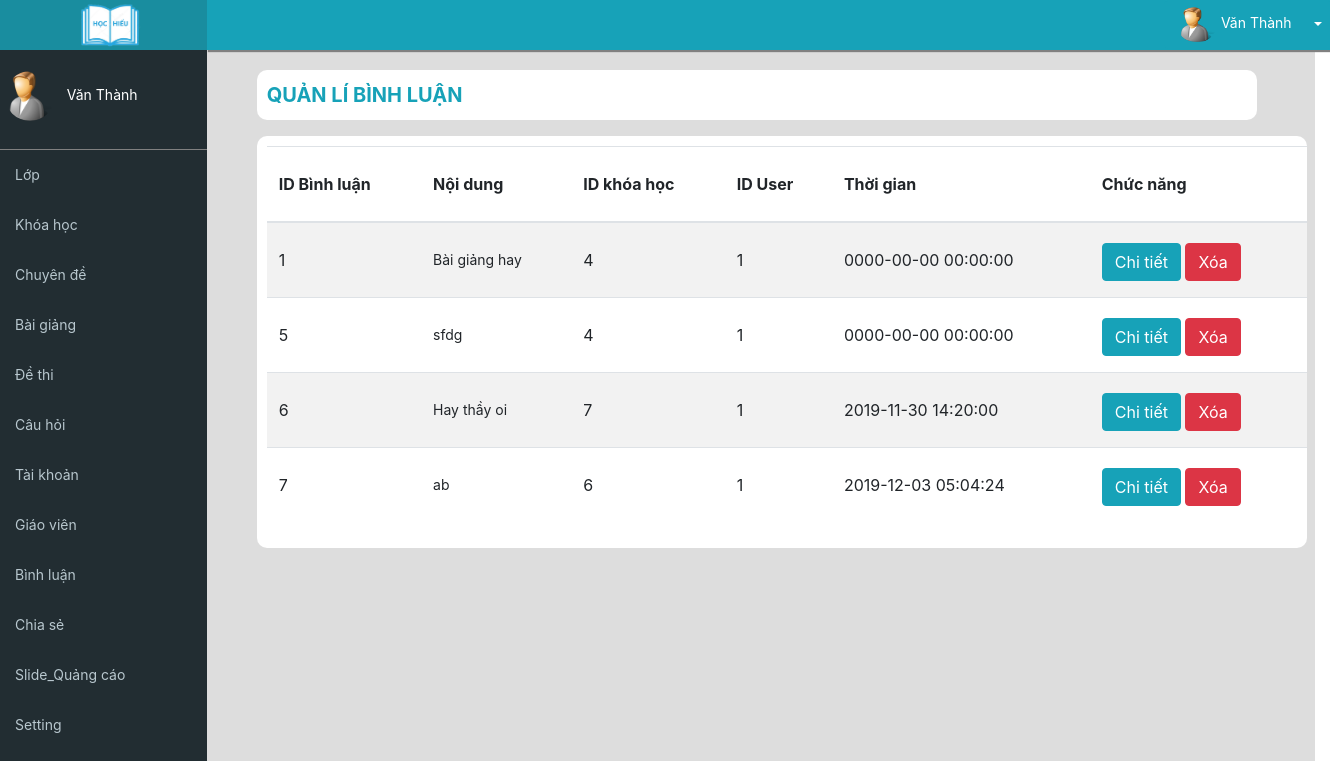
The app's page /admin/binhluan.php (signed in) with its own data.
### tables this page shows
CREATE TABLE `setting` (
  `logo` varchar(250) NOT NULL,
  `email` varchar(250) NOT NULL,
  `sdt` int(11) NOT NULL
);

CREATE TABLE `users` (
  `id_user` int(11) NOT NULL,
  `username` varchar(200) NOT NULL,
  `password` varchar(200) NOT NULL,
  `name` varchar(200) NOT NULL,
  `phone_numbers` int(11) NOT NULL,
  `email` varchar(200) NOT NULL,
  `birthday` date NOT NULL,
  `address` varchar(250) NOT NULL,
  `gender` int(11) NOT NULL,
  `image` varchar(250) NOT NULL,
  `role_id` int(11) NOT NULL,
  `status` int(11) NOT NULL
);

CREATE TABLE `comment` (
  `id_comment` int(11) NOT NULL,
  `id_course` int(11) NOT NULL,
  `date_time` datetime NOT NULL,
  `content` text NOT NULL,
  `id_user` int(11) NOT NULL
);

### commont/connect.php (called while the page is built, shortened)
<?php
$hostname='localhost';
$username='root';
$password='';
$database='duan1';
$options = array(PDO::MYSQL_ATTR_INIT_COMMAND => "SET NAMES utf8");
try
{
  $conn= new PDO("mysql:host=$hostname;dbname=$database",$username,$password,$options);
  $conn->setAttribute(PDO::ATTR_ERRMODE,PDO::ERRMODE_EXCEPTION);
		$sqlcomment="select * from comment  ";
		$querycomment=$conn->prepare($sqlcomment);
		$querycomment->execute();
		$rowcomment= $querycomment->fetchAll(PDO::FETCH_ASSOC);
		 $sqlsetting ="select * from setting ";
		$querysetting =$conn->prepare($sqlsetting);
		$querysetting->execute();
		$rowsetting = $querysetting->fetch(PDO::FETCH_ASSOC);
 function users($id){
	  global $conn;
		$sql="select * from users where id_user={$id} ";
		$query=$conn->prepare($sql);
		$query->execute();
		$row= $query->fetch(PDO::FETCH_ASSOC);
    return $row;
		}
  } catch(Exception $e){
	echo $e.getMessage();
}
 ?>

### admin/binhluan.php (the view, shortened to what this page needs)
<?php require "../commont/connect.php" ?>
<!DOCTYPE html>
<html>
<head>
	<link rel="stylesheet" href="cssadmin.css">
	<link rel="stylesheet" href="../public/css/bootstrap.min.css">
</head>
<body>
	<div class="w-100">
		<div class="row " style="width: 100%;height:800px">
 <?php include_once '../_share/admin/menu.php' ?>
		<div class="col-md-10" style="background: #ddd">
 <?php include_once '../_share/admin/header.php' ?>
			<div class="bodyad">
				<div class="thanbody">
				<p style="font-size: 20px;width:1000px;height:50px;background: white;line-height: 50px;padding-left: 10px;border-radius: 10px;color:#17a2b8;font-weight: bold"><?php if (isset($_GET['chitietbl'])){echo 'CHI TIẾT BÌNH LUẬN';}else {
					echo 'QUẢN LÍ BÌNH LUẬN';
				} ?>
				</p>
				<div class="noidung">
<?php if (!isset($_GET['chitietbl'])){ ?>
					<table class="table table-striped">
						<thead>
							<tr>
								<th>ID Bình luận</th>
								<th>Nội dung</th>
								<th>ID khóa học</th>
								<th>ID User</th>
								<th>Thời gian</th>
								<th colspan="3">Chức năng</th>
							</tr>
						</thead>
						<tbody>
							<?php foreach ($rowcomment as $value){?>
							<tr>
								<td><?php echo $value['id_comment']; ?></td>
								<td style="font-size: 14px"><?php echo $value['content']; ?></td>
								<td><?php echo $value['id_course']; ?></td>
								<td><?php echo $value['id_user']; ?></td>
								<td><?php echo $value['date_time']; ?></td>
								<td><a href="binhluan.php?chitietbl=<?php echo $value['id_comment']; ?> "  class="btn btn-info">Chi tiết</a>
								<a href="binhluan.php?xoaid=<?php  echo $value['id_comment'];  ?>" onclick="return confirm('Bạn có muốn xóa bình luận này')"  class="btn btn-danger">Xóa</a>
								</td>
							</tr>
						<?php } ?>
						</tbody>
					</table>
						<?php } ?>
				</div>
				</div>
			</div>
		</div>
		</div>
	</div>
</body>
</html>

### _share/admin/menu.php (shortened to what this page needs)
<div class="col-md-2" style="background: #222d32">
		<div style="height:50px;width:220px;background: #198d9f;text-align: center;">
			<img src="../image/<?php echo $rowsetting['logo']; ?>" style="width:70px;">
		</div>
		<div class="ten">
			<img src="../public/images/user/<?php echo users($_SESSION['account']['id'])['image']; ?>" style="width:50px;height:50px;border-radius: 100%;margin-left: 5px">
			&nbsp;&nbsp;<?php echo users($_SESSION['account']['id'])['name']; ?>
		</div>
		<div style="width: 210px;height:500px;font-size: 14px;color: #b8c7ce">
			<div class="boxmenu">
				<a href="danhmuc.php" class="thea5"><p>Lớp 	</p></a>
			</div>
			<div class="boxmenu">
				<a href="khoahoc.php" class="thea5"><p>Khóa học</p></a>
			</div>
			<div class="boxmenu">
				<a href="chuyende.php" class="thea5"><p>Chuyên đề</p></a>
			</div>
			<div class="boxmenu">
				<a href="baigiang.php" class="thea5"><p>Bài giảng</p></a>
			</div>
			<div class="boxmenu">
				<a href="dethi.php" class="thea5"><p>Đề thi</p></a>
			</div>
			<div class="boxmenu">
				<a href="cauhoi.php" class="thea5"><p>Câu hỏi</p></a>
			</div>
			<div class="boxmenu">
				<a href="taikhoan.php" class="thea5"><p>Tài khoản</p></a>
			</div>
			<div class="boxmenu">
				<a href="giaovien.php" class="thea5"><p>Giáo viên</p></a>
			</div>
			<div class="boxmenu">
				<a href="binhluan.php" class="thea5"><p>Bình luận</p></a>
			</div>
			<div class="boxmenu">
				<a href="chiase.php" class="thea5"><p>Chia sẻ</p></a>
			</div>
				<div class="boxmenu">
				<a href="slide.php" class="thea5"><p>Slide_Quảng cáo</p></a>
			</div>
				<div class="boxmenu">
				<a href="setting.php" class="thea5"><p>Setting</p></a>
			</div>
		</div>
	</div>

### _share/admin/header.php (shortened to what this page needs)
<div class="headerad" style="background: #17a2b8;border-radius: none">
				<div class="btn-group" style="float: right;">
				  <button type="button" class="btn btn-info" style="font-size: 14px">	<img src="../public/images/user/<?php echo users($_SESSION['account']['id'])['image']; ?>" style="width:40px;height:35px;border-radius: 100px;"> <?php echo users($_SESSION['account']['id'])['name']; ?> </button>
				  <button type="button" class="btn btn-info dropdown-toggle dropdown-toggle-split" data-toggle="dropdown" aria-haspopup="true" aria-expanded="false">
				  </button>
				</div>
	</div>

### admin/cssadmin.css (style rules this page uses)
* { margin:0px;padding:0px;box-sizing: border-box; }
.headerad { width: 1125px;height: 50px;background: white;margin-left: -15px;box-shadow: 2px 1px 1px 1px gray;border-radius: 0px }
.bodyad { width: 1120px;background: none;margin-top: 10px;border-radius: 10px }
.ten { width: 210px;height: 100px;background: none;border-bottom: 1px solid gray;font-size: 14px;color: white }
.boxmenu { width: 210px;height: 50px;line-height: 50px;background: none; }
.boxmenu p { margin-left: 15px }
.thea5 { color:#b8c7ce; }
.thanbody { width: 1050px;background: none;margin: auto;padding-top: 10px }
.noidung { width: 1050px;background: white;line-height: 50px;padding-left: 10px;border-radius: 10px;padding-top: 10px;padding-bottom:10px;margin-bottom: 20px }
table tr { width: 50px }

### records on screen
setting: logo (picture)
users: image (picture), name "Văn Thành"
comment: id_comment "1", content "Bài giảng hay", id_course "4", id_user "1", date_time "0000-00-00 00:00:00"
comment: id_comment "5", content "sfdg", id_course "4", id_user "1", date_time "0000-00-00 00:00:00"
comment: id_comment "6", content "Hay thầy oi", id_course "7", id_user "1", date_time "2019-11-30 14:20:00"
comment: id_comment "7", content "ab", id_course "6", id_user "1", date_time "2019-12-03 05:04:24"
